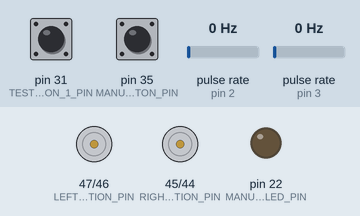
This sketch was run on a simulated Arduino Mega 2560, built with avr-gcc and run on an emulated ATmega2560. On the bench: direction and speed pins drawn as motors (green arrow = direction pin HIGH = forward, orange = LOW = backward, longer = more drive), output pins drawn as LEDs (lit = HIGH). Wiring (inferred from the names in the program): 2 × pulse sensor: data pin 2 / data pin 3. Inputs (shaded band) come from the test bench; at power-on: pin 31 (TEST_BUTTON_1_PIN) LOW, pulse rate (sensors on pin 2, pin 3) 0 Hz, pin 35 (MANUAL_MODE_BUTTON_PIN) LOW.

Above: at 1.2 s.
1.3 s: pin 31 (TEST_BUTTON_1_PIN) pulled HIGH for 0.15 s
At 1.8 s:
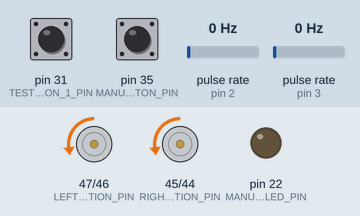
2.9 s: pulse rate (sensor on pin 2) set to 4 Hz
At 5.4 s:
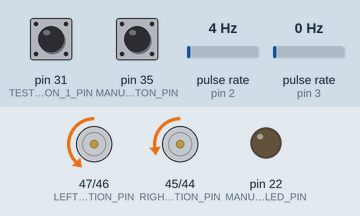
5.9 s: pulse rate (sensor on pin 3) set to 12 Hz
At 8.15 s:
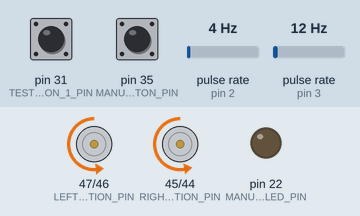
8.9 s: pulse rate (sensor on pin 2) set to 50 Hz
11.9 s: pin 35 (MANUAL_MODE_BUTTON_PIN) pulled HIGH for 0.15 s
At 13.2 s:
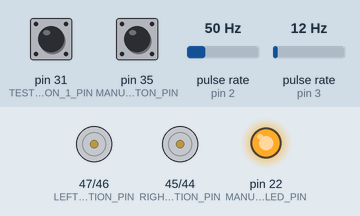
13.5 s: pin 31 (TEST_BUTTON_1_PIN) pulled HIGH for 1 s
Timing chart, 0 to 19.9 s (numbered marks = the images above; inputs shaded):
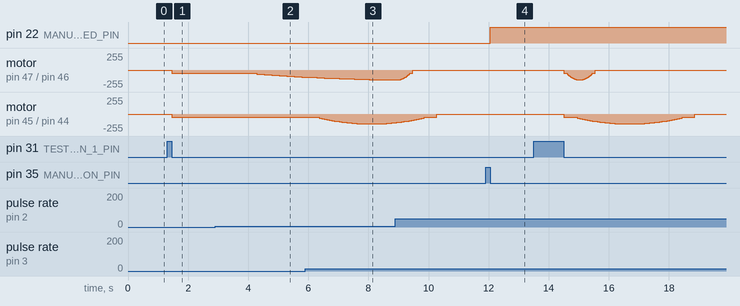

The sketch:

Robot.ino
```cpp
#include <Bounce2.h>
#include "Arm.h"
#include "Platform.h"

// Двигатели

#define LEFT_ENGINE_DIRECTION_PIN 47
#define LEFT_ENGINE_SPEED_PIN 46
#define LEFT_ENGINE_ENCODER_PIN 2

#define RIGHT_ENGINE_DIRECTION_PIN 45
#define RIGHT_ENGINE_SPEED_PIN 44
#define RIGHT_ENGINE_ENCODER_PIN 3

// Сервоприводы

#define ARM_ROTATION_SERVO_PIN 5
#define ARM_LIFT_SERVO_PIN 6
#define CLAW_LIFT_SERVO_PIN 7
#define CLAW_ROTATION_SERVO_PIN 8
#define CLAW_SERVO_PIN 9

// Потенциометры

#define POT_1_PIN A10
#define POT_2_PIN A11
#define POT_3_PIN A12
#define POT_4_PIN A13
#define POT_5_PIN A14
#define POT_6_PIN A15

// Кнопки

#define DEBOUNCE_INTERVAL 5

#define MANUAL_MODE_BUTTON_PIN 35   // B1
#define TEST_BUTTON_1_PIN 31        // B5
#define TEST_BUTTON_2_PIN 30        // B6

// Светодиоды

#define MANUAL_MODE_LED_PIN 22 // LED1
#define CALIBRATION_LED_PIN 23 // LED2

Arm arm;
Platform platform;

Bounce manualModeButton = Bounce();
Bounce testButton = Bounce();

void setup()
{
    Serial.begin(9600);
    // Ручной режим
    manualModeButton.attach(MANUAL_MODE_BUTTON_PIN);
    manualModeButton.interval(DEBOUNCE_INTERVAL);

    pinMode(MANUAL_MODE_LED_PIN, OUTPUT);

    // arm.init(ARM_ROTATION_SERVO_PIN, ARM_LIFT_SERVO_PIN, CLAW_LIFT_SERVO_PIN, CLAW_ROTATION_SERVO_PIN, CLAW_SERVO_PIN);
    platform.init(LEFT_ENGINE_DIRECTION_PIN, LEFT_ENGINE_SPEED_PIN, RIGHT_ENGINE_DIRECTION_PIN, RIGHT_ENGINE_SPEED_PIN);

    attachInterrupt(digitalPinToInterrupt(LEFT_ENGINE_ENCODER_PIN), readLeftEngineEncoder, RISING);
    attachInterrupt(digitalPinToInterrupt(RIGHT_ENGINE_ENCODER_PIN), readRightEngineEncoder, RISING);

    arm.reset();

    // Тестовое
    testButton.attach(TEST_BUTTON_1_PIN);
    testButton.interval(DEBOUNCE_INTERVAL);
}

void loop()
{
//     digitalWrite(LEFT_ENGINE_DIRECTION_PIN, LOW);
//     analogWrite(LEFT_ENGINE_SPEED_PIN, 150);
    // Serial.print(countLeft);
    // Serial.print(" ");
    // Serial.print(countRight);
    // Serial.println();

    // arm.manualMove(
    //     map(analogRead(POT_1_PIN), 0, 1023, 0, 180),
    //     map(analogRead(POT_2_PIN), 0, 1023, 0, 180),
    //     map(analogRead(POT_3_PIN), 0, 1023, 0, 180),
    //     map(analogRead(POT_4_PIN), 0, 1023, 0, 180),
    //     map(analogRead(POT_5_PIN), 0, 1023, 0, 180));

    arm.loop();
    platform.loop();

    // Ручной режим
    manualModeButton.update();
    if (manualModeButton.fell())
    {
        if (arm.isManual())
        {
            arm.manualModeOff();
            digitalWrite(MANUAL_MODE_LED_PIN, LOW);
        }
        else
        {
            arm.manualModeOn();
            digitalWrite(MANUAL_MODE_LED_PIN, HIGH);
        }
    }
    // Тестовое
    testButton.update();
    if (testButton.fell()) {
        platform.moveForward(5);
    }
}

void readLeftEngineEncoder()
{
    platform.tickLeft();
}

void readRightEngineEncoder()
{
    platform.tickRight();
}
```

Arm.cpp
```cpp
#include "Arm.h"

#define DEFAULT_POSITION 90

float easyInOut(float x)
{
    return -(cos(PI * x) - 1) / 2;
}

Arm::Arm() {}

void Arm::init(int rotationPin, int armLiftPin, int clawLiftPin, int clawRotationPin, int clawPin)
{
    this->manualModeOff();

    this->_armRotationServo.write(DEFAULT_POSITION);
    this->_armLiftServo.write(DEFAULT_POSITION);
    this->_clawLiftServo.write(DEFAULT_POSITION);
    this->_clawRotationServo.write(DEFAULT_POSITION);
    this->_clawServo.write(DEFAULT_POSITION);

    this->_armRotationServo.attach(rotationPin);
    this->_armLiftServo.attach(armLiftPin);
    this->_clawLiftServo.attach(clawLiftPin);
    this->_clawRotationServo.attach(clawRotationPin);
    this->_clawServo.attach(clawPin);
}

void Arm::manualModeOn()
{
    this->_manualMode = true;
}

void Arm::manualModeOff()
{
    this->_manualMode = false;
}

bool Arm::isManual()
{
    return this->_manualMode;
}

void Arm::manualMove(byte armRotationAngle,
                     byte armLiftAngle,
                     byte clawLiftAngle,
                     byte clawRotationAngle,
                     byte clawAngle)
{
    if (this->_manualMode)
    {
        this->_armRotationServo.write(constrain(armRotationAngle, ARM_ROTATION_MIN_VALUE, ARM_ROTATION_MAX_VALUE));
        this->_armLiftServo.write(constrain(armLiftAngle, ARM_LIFT_MIN_VALUE, ARM_LIFT_MAX_VALUE));
        this->_clawLiftServo.write(constrain(clawLiftAngle, CLAW_LIFT_MIN_VALUE, CLAW_LIFT_MAX_VALUE));
        this->_clawRotationServo.write(constrain(clawRotationAngle, CLAW_ROTATION_MIN_VALUE, CLAW_ROTATION_MAX_VALUE));
        this->_clawServo.write(clawAngle);
    }
}

void Arm::moveTo(byte armRotationAngle,
                 byte armLiftAngle,
                 byte clawLiftAngle,
                 byte clawRotationAngle,
                 byte clawAngle,
                 long duration)
{
    if (!this->_manualMode)
    {
        this->_transitionStart = millis();
        this->_transitionDuration = constrain(duration, 1000, 10000);
        this->_transitionEnd = this->_transitionStart + this->_transitionDuration;

        if (armRotationAngle > NOT_MOVE)
        {
            this->_armRotationFrom = this->_armRotationServo.read();
            this->_armRotationTo = constrain(armRotationAngle, ARM_ROTATION_MIN_VALUE, ARM_ROTATION_MAX_VALUE);
        }
        if (armLiftAngle > NOT_MOVE)
        {
            this->_armLiftFrom = this->_armLiftServo.read();
            this->_armLiftTo = constrain(armLiftAngle, ARM_LIFT_MIN_VALUE, ARM_LIFT_MAX_VALUE);
        }
        if (clawLiftAngle > NOT_MOVE)
        {
            this->_clawLiftFrom = this->_clawLiftServo.read();
            this->_clawLiftTo = constrain(clawLiftAngle, CLAW_LIFT_MIN_VALUE, CLAW_LIFT_MAX_VALUE);
        }
        if (clawRotationAngle > NOT_MOVE)
        {
            this->_clawRotationFrom = this->_clawRotationServo.read();
            this->_clawRotationTo = constrain(clawRotationAngle, CLAW_ROTATION_MIN_VALUE, CLAW_ROTATION_MAX_VALUE);
        }
    }
}

void Arm::loop()
{
    long currentTime = millis();
    if (currentTime > this->_transitionEnd)
    {
        return;
    }
    long timePassed = currentTime - this->_transitionStart;
    float progress = easyInOut(1.0f * timePassed / this->_transitionDuration);
    this->_armRotationServo.write(this->_armRotationFrom + (this->_armRotationTo - this->_armRotationFrom) * progress);
    this->_armLiftServo.write(this->_armLiftFrom + (this->_armLiftTo - this->_armLiftFrom) * progress);
    this->_clawLiftServo.write(this->_clawLiftFrom + (this->_clawLiftTo - this->_clawLiftFrom) * progress);
    this->_clawRotationServo.write(this->_clawRotationFrom + (this->_clawRotationTo - this->_clawRotationFrom) * progress);
}

void Arm::reset()
{
    this->moveTo(DEFAULT_POSITION, DEFAULT_POSITION, DEFAULT_POSITION, DEFAULT_POSITION, DEFAULT_POSITION, 1000);
}
```

Arm.h
```cpp
#ifndef Arm_h
#define Arm_h

#include <Servo.h>

#define ARM_ROTATION_MIN_VALUE 0
#define ARM_ROTATION_MAX_VALUE 180
#define ARM_LIFT_MIN_VALUE 10
#define ARM_LIFT_MAX_VALUE 170
#define CLAW_LIFT_MIN_VALUE 10
#define CLAW_LIFT_MAX_VALUE 170
#define CLAW_ROTATION_MIN_VALUE 10
#define CLAW_ROTATION_MAX_VALUE 170
#define CLAW_MIN_VALUE 10
#define CLAW_MAX_VALUE 170

#define NOT_MOVE -1

class Arm
{
public:
    Arm();
    void init(int rotationPin, int armLiftPin, int clawLiftPin, int clawRotationPin, int clawPin);
    void loop();
    void manualModeOn();
    void manualModeOff();
    bool isManual();
    void manualMove(
        byte armRotationAngle,
        byte armLiftAngle,
        byte clawLiftAngle,
        byte clawRotationAngle,
        byte clawAngle);
    void moveTo(
        byte armRotationAngle,
        byte armLiftAngle,
        byte clawLiftAngle,
        byte clawRotationAngle,
        byte clawAngle,
        long duration);
    void reset();

private:
    bool _manualMode;
    Servo _armRotationServo;
    Servo _armLiftServo;
    Servo _clawLiftServo;
    Servo _clawRotationServo;
    Servo _clawServo;
    long _transitionStart;
    long _transitionEnd;
    long _transitionDuration;
    int _armRotationFrom;
    int _armRotationTo;
    int _armLiftFrom;
    int _armLiftTo;
    int _clawLiftFrom;
    int _clawLiftTo;
    int _clawRotationFrom;
    int _clawRotationTo;
    int _clawFrom;
    int _clawTo;
};

#endif
```

Platform.cpp
```cpp
#include "Platform.h"

float easyPorabolic(float x)
{
    return -4 * pow(x, 2) + 4 * x;
}

Platform::Platform() {}

void Platform::init(
    int leftEngineDirectionPin,
    int leftEngineSpeedPin,
    int rightEngineDirectionPin,
    int rightEngineSpeedPin)
{
    this->_leftEngineDirectionPin = leftEngineDirectionPin;
    this->_leftEngineSpeedPin = leftEngineSpeedPin;
    this->_rightEngineDirectionPin = rightEngineDirectionPin;
    this->_rightEngineSpeedPin = rightEngineSpeedPin;

    pinMode(leftEngineDirectionPin, OUTPUT);
    pinMode(leftEngineSpeedPin, OUTPUT);

    pinMode(rightEngineDirectionPin, OUTPUT);
    pinMode(rightEngineSpeedPin, OUTPUT);

    this->reset();
}

void Platform::moveForward(int distance)
{
    this->reset();
    this->distanceCount = distance * COUNT_PER_CENTIMETER;
    digitalWrite(this->_leftEngineDirectionPin, LOW);
    digitalWrite(this->_rightEngineDirectionPin, LOW);
}

void Platform::loop()
{
    if (this->countLeft < this->distanceCount)
    {
        float progress = easyPorabolic(1.0f * this->countLeft / this->distanceCount);
        analogWrite(this->_leftEngineSpeedPin, max(MAX_SPEED * progress, MIN_SPEED));
    }
    else
    {
        analogWrite(this->_leftEngineSpeedPin, 0);
    }
    if (this->countRight < this->distanceCount) {
        float progress = easyPorabolic(1.0f * this->countRight / this->distanceCount);
        analogWrite(this->_rightEngineSpeedPin, max(MAX_SPEED * progress, MIN_SPEED));
    } else {
        analogWrite(this->_rightEngineSpeedPin, 0);
    }
}

void Platform::reset()
{
    this->countLeft = 0;
    this->countRight = 0;
    this->distanceCount = 0;
    analogWrite(this->_leftEngineSpeedPin, 0);
    analogWrite(this->_rightEngineSpeedPin, 0);
}

void Platform::tickLeft()
{
    this->countLeft++;
}

void Platform::tickRight()
{
    this->countRight++;
}
```

Platform.h
```cpp
#ifndef Platform_h
#define Platform_h

#include <Arduino.h>

#define COUNT_PER_CENTIMETER 10.7527f
#define MIN_SPEED 50
#define MAX_SPEED 150

class Platform
{
public:
    Platform();
    void init(int leftEngineDirectionPin,
              int leftEngineSpeedPin,
              int rightEngineDirectionPin,
              int rightEngineSpeedPin);
    void loop();
    void moveForward(int distance);
    void tickLeft();
    void tickRight();

private:
    void reset();
    volatile unsigned int countLeft;
    volatile unsigned int countRight;
    unsigned int distanceCount;
    int _leftEngineDirectionPin;
    int _leftEngineSpeedPin;
    int _rightEngineDirectionPin;
    int _rightEngineSpeedPin;
};

#endif
```

Measured:
- after the input at 1.3 s, motor on pin 47 (LEFT_ENGINE_DIRECTION_PIN) / pin 46 (LEFT_ENGINE_SPEED_PIN), motor on pin 45 (RIGHT_ENGINE_DIRECTION_PIN) / pin 44 (RIGHT_ENGINE_SPEED_PIN): stopped → backward 50/255 after 0.15 s
- after the input at 2.9 s, motor on pin 47 (LEFT_ENGINE_DIRECTION_PIN) / pin 46 (LEFT_ENGINE_SPEED_PIN): moves from backward 50/255 to backward 105/255 over 1.8 s, starting after 1.1 s
- after the input at 11.9 s, pin 22 (MANUAL_MODE_LED_PIN): LOW → HIGH after 0.15 s
